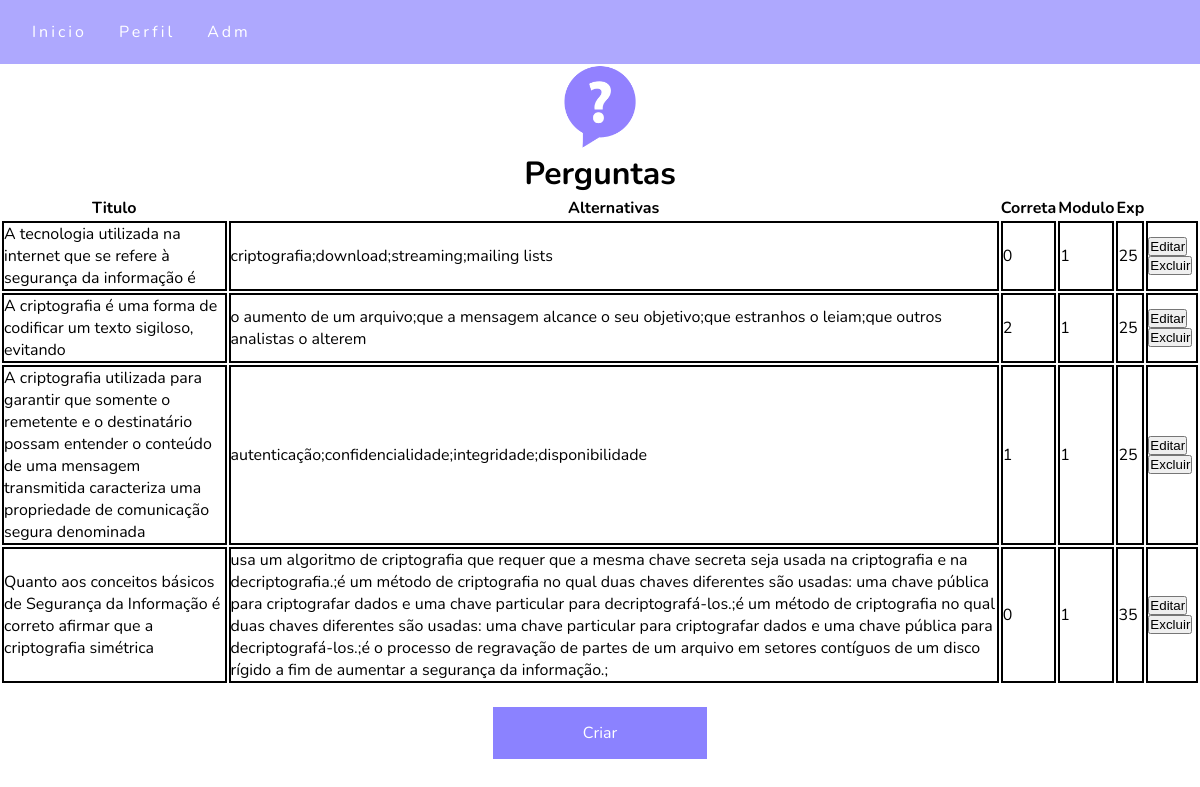
/pags_adm/perguntas.php (signed in), run on the app's committed database.
### tables this page shows
CREATE TABLE `pergunta` (
  `id` int(11) NOT NULL,
  `titulo` text NOT NULL,
  `alternativas` text NOT NULL,
  `correta` int(11) NOT NULL,
  `modulo` int(11) NOT NULL,
  `exp` int(11) NOT NULL
);

### pags_adm/perguntas.php (the view, shortened to what this page needs)
<html>
    <head>
        <link rel="stylesheet" href="../css/style.css">
    </head>
    <body>
        <?php
        include("../Controller/header.php");
        ?>
        <div class="logo">
            <img src="../images/questoes.png">
        </div>
        <div>
            <h1>Perguntas</h1>
            <?php
            include_once('../Controller/conexao.php');
            $sql = "SELECT * from pergunta ORDER BY modulo ASC";
            $res = $conexao ->query($sql);
            $qtd = $res -> num_rows;
            if($qtd > 0){
                print "<table class='table'>";
                print "<th>Titulo</th>";
                print "<th>Alternativas</th>";
                print "<th>Correta</th>";
                print "<th>Modulo</th>";
                print "<th>Exp</th>";
                while ($row = $res ->fetch_object()) {
                    print "<tr>";
                    print "<td>".$row->titulo."</td>";
                    print "<td>".$row->alternativas."</td>";
                    print "<td>".$row->correta."</td>";
                    print "<td>".$row->modulo."</td>";
                    print "<td>".$row->exp."</td>";
                    print "<td><button onclick=\"location.href='../pags_adm/criar_editar_perguntas.php?&id=".$row->id."';\">Editar</button><button id=\"submit\" onclick=\"location.href='../pags_adm/drop_perguntas.php?&id=".$row->id."';\">Excluir</button></td>";
                    print "</tr>";
                }
                print "</table>";
            }
            ?>
        </div>
        <br>
        <div class="button">
            <p><a href="../pags_adm/criar_editar_perguntas.php?&id=0">Criar</a></p>
        </div>
    </body>
</html>

### Controller/header.php (shortened to what this page needs)
<link rel="stylesheet" href="../css/navbar.css">
<header>
    <nav>
        <ul class="nav-list">
            <li><a href="../View/painel.php">Inicio</a></li>
            <li><a href="../View/perfil.php">Perfil</a></li>
            <li class="ativo" ><a href="../View/adm.php">Adm</a></li>
        </ul>
    </nav>
</header>

### css/style.css (style rules this page uses)
body { background: white; font-family: Nunito; text-align: center; }
img { max-width: 10%; max-height: 10%; }
.logo { font-size: 24px; text-transform: uppercase; letter-spacing: 4px; }
.button { background-color: #8b82ff; border: none; color: white; padding: 15px 32px; text-align: center; text-decoration: none; display: inline-block; font-size: 16px; cursor: pointer; margin: auto; display: block; width: 150px; margin-bottom: 10px; box-shadow: 10px; }
.table { justify-content: center; flex-direction: row; align-items: center; display: flex; border: 10px; border-color: aqua; }
td { text-align: left; border-style: solid; border-width: 2px; }

### css/navbar.css (style rules this page uses)
* { margin: 0; padding: 0; }
a { color: white; text-decoration: none; transition: 0.3s; }
nav { display: flex; justify-content: flex-start; align-items: center; font-family: Nunito,sans-serif; background: #aea8fe; height: 8vh; }
.nav-list { list-style: none; display: flex; }
.nav-list li { letter-spacing: 3px; margin-left: 32px; }

### data on the page
pergunta: titulo "A tecnologia utilizada na internet que se refere à segurança da informação é", alternativas "criptografia;download;streaming;mailing lists", correta "0", modulo "1", exp "25"
pergunta: titulo "A criptografia é uma forma de codificar um texto sigiloso, evitando", alternativas "o aumento de um arquivo;que a mensagem alcance o seu objetivo;que estranhos o leiam;que outros analistas o alterem", correta "2", modulo "1", exp "25"
pergunta: titulo "A criptografia utilizada para garantir que somente o remetente e o destinatário possam entender o conteúdo de uma mensagem transmitida caracteriza uma propriedade de comunicação segura denominada", alternativas "autenticação;confidencialidade;integridade;disponibilidade", correta "1", modulo "1", exp "25"
pergunta: titulo "Quanto aos conceitos básicos de Segurança da Informação é correto afirmar que a criptografia simétrica", alternativas "usa um algoritmo de criptografia que requer que a mesma chave secreta seja usada na criptografia e na decriptografia.;é um método de criptografia no qual duas chaves diferentes são usadas: uma chave pública para criptografar dados e uma chave particular para decriptografá-los.;é um método de criptografia no qual duas chaves diferentes são usadas: uma chave particular para criptografar dados e uma chave pública para decriptografá-los.;é o processo de regravação de partes de um arquivo em setores contíguos de um disco rígido a fim de aumentar a segurança da informação.;", correta "0", modulo "1", exp "35"
